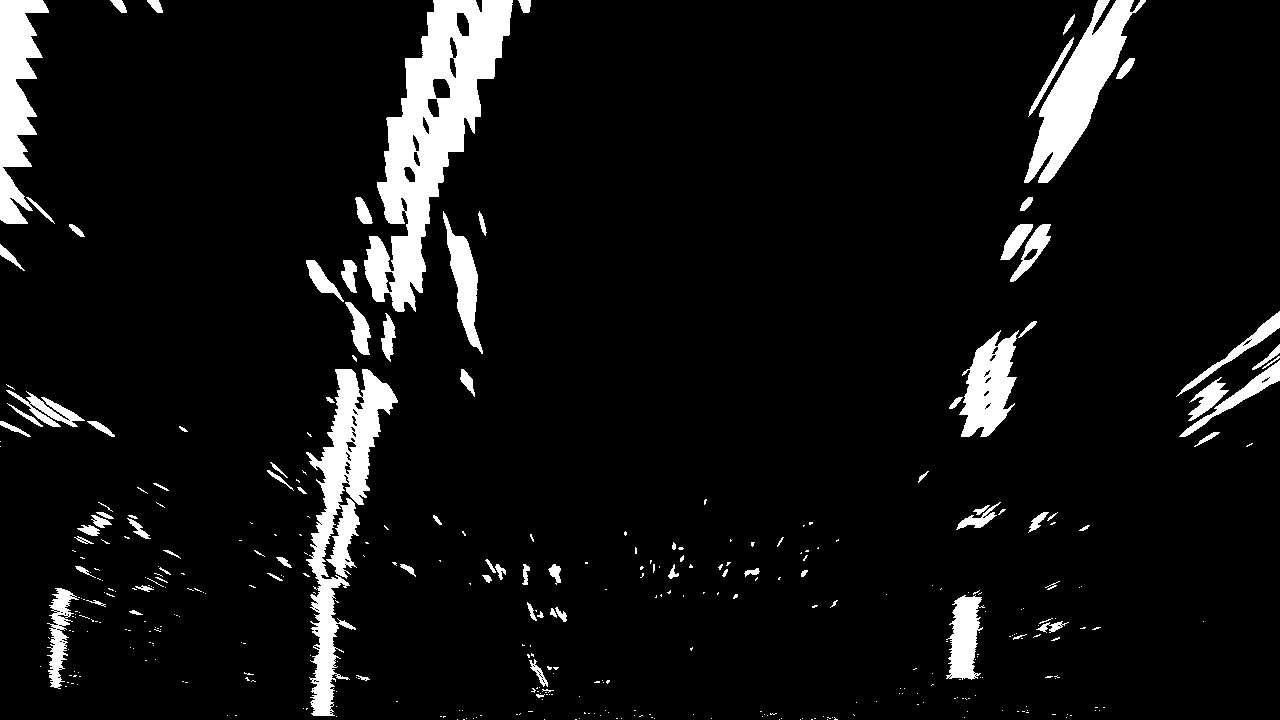
#> input picture Lesson8_AdvancedComputerVision/LectureImages/warped_example.jpg, 1280 x 720 px
$ jupyter execute Lesson8-1_AdvancedComputerVision.ipynb   (older library calls are emulated)
#> lines starting #> are read from the running program, lines starting #| are printed output that depends on the picture; after the words box and inside, x2 and y2 are one past the last pixel; in counts of white or black regions, pixels touching at a corner belong together
# Lesson8 Advanced Computer Vision - 1

## Preprocessing Image

1. Camera Calibration
2. Distortion Correction
3. Color & Gradient Threshold
4. Perspective Transform

## 1. Finding the Lines - Histogram Peaks

After applying calibration, thresholding, and a perspective transform to a road image, you should have a binary image where the lane lines stand out clearly. However, you still need to decide explicitly which pixels are part of the lines and which belong to the left line and which belong to the right line.

Plotting a histogram of where the binary activations occur across the image is one potential solution for this. In the quiz below, let's take a couple quick steps to create our histogram!

[cell 1]
import numpy as np
import matplotlib.image as mpimg
import matplotlib.pyplot as plt

# Load our image
# `mpimg.imread` will load .jpg as 0-255, so normalize back to 0-1
img = mpimg.imread('LectureImages/warped_example.jpg')/255

bottom_half = img[int(img.shape[0] / 2):, :]
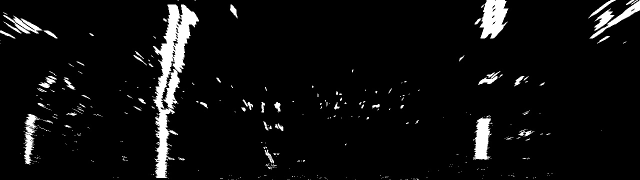
#> bottom_half: shape (360, 1280) float64 (shown at 1/2 size); min 0, max 1, mean 0.0563

f, (ax1, ax2) = plt.subplots(1, 2, figsize = (32, 9))
f.tight_layout()
ax1.imshow(img, cmap = 'gray')
ax2.imshow(bottom_half, cmap = 'gray')
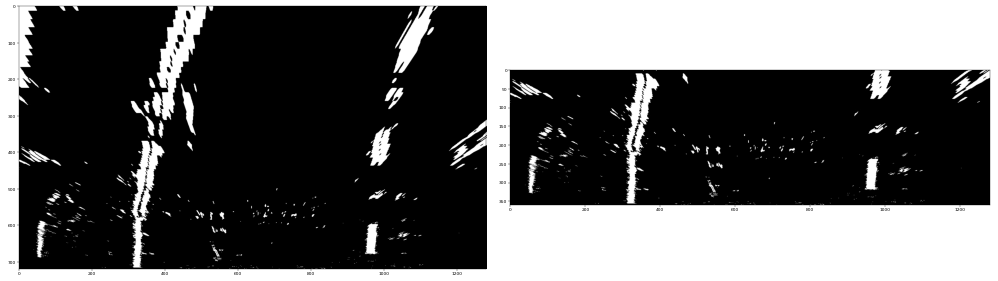
#> figure drawn by matplotlib, 2 panels

[cell 2]
def hist(img):
    # Grab only the bottom half of the image
    # Lane lines are likely to be mostly vertical nearest to the car
    bottom_half = img[img.shape[0]//2:,:]
    # Note : operator '//' means Quotient(몫)

    # Sum across image pixels vertically - make sure to set an `axis`
    # i.e. the highest areas of vertical lines should be larger values
    histogram = np.sum(bottom_half, axis=0)
#> histogram = 1280 values, max 244.9 at index 327, min 0 at index 208, mean 20.28

    return histogram

# Create histogram of image binary activations
histogram = hist(img)

# Visualize the resulting histogram
plt.plot(histogram)
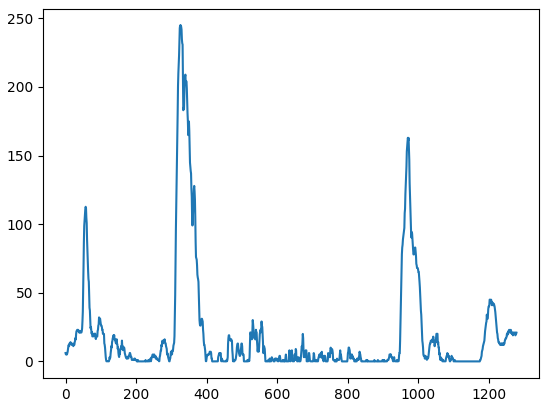
#> figure drawn by matplotlib, 1 panel; curve peaks at x = 327, y = 244.9

## 2. Finding Lane Lines - Sliding Window

As shown in the previous animation, we can use the two highest peaks from our histogram as a starting point for determining where the lane lines are, and then use sliding windows moving upward in the image (further along the road) to determine where the lane lines go.

### Split the histogram for the two lines
The first step we'll take is to split the histogram into two sides, one for each lane line.

[cell 3]
import numpy as np
import cv2
import matplotlib.pyplot as plt
import matplotlib.image as mpimg

# Assuming you have created a warped binary image called "binary_warped"
binary_warped = mpimg.imread('LectureImages/warped_example.jpg')
#> binary_warped is the input picture: shape (720, 1280); min 0, max 255, mean 18.5

# Take a histogram of the bottom half of the image
histogram = np.sum(binary_warped[binary_warped.shape[0]//2:,:], axis=0)
#> histogram = 1280 values, max 62445 at index 327, min 0 at index 208, mean 5170.2

# Create an output image to draw on and visualize the result
out_img = np.dstack((binary_warped, binary_warped, binary_warped))

# Find the peak of the left and right halves of the histogram
# These will be the starting point for the left and right lines
midpoint = np.int(histogram.shape[0]//2)
leftx_base = np.argmax(histogram[:midpoint])
#> leftx_base = 327
rightx_base = np.argmax(histogram[midpoint:]) + midpoint
#> rightx_base = 971

### Set up windows and window hyperparameters

Our next step is to set a few hyperparameters related to our sliding windows, and set them up to iterate across the binary activations in the image. We have some base hyperparameters below, but don't forget to try out different values in your own implementation to see what works best!

#### Functions
- <code>np.nonzero()</code> : 배열의 0이 아닌 index를 차원 별로 1D-array로 return
    - Example
    ```python
    >>> a = np.array([[1, 0, 7], [8, 1, 0], [1, 0, 0]])
    >>> a.nonzero()
    (array([0, 0, 1, 1, 2]), array([0, 2, 0, 1, 0]))
    ```

    \begin{pmatrix} 1 & 0 & 7 \\ 8 & 1 & 0 \\ 1 & 0 & 0 \end{pmatrix}

    위의 matrix에서 0이 아닌 값을 가지는 배열의 index는 (0,0), (0,2), (1,0), (1,1), (2, 0) 총 다섯개 이고,
    각각 차원별로 첫번째 인덱스의 경우는 \[0, 0, 1, 1, 2\], 두번째 인덱스의 경우는 \[0, 2, 0, 1, 0\]으로 나타나진다.

    해당 결과를 <code>np.transpose(a.nonzero())</code>로 시켜주면
    ```python
    >>> np.transpose(np.nonzero(a))
    array([[0, 0], [0, 2], [1, 0], [1, 1], [2, 0]])
    ```
    0이 아닌 index를 얻을 수 있다

[cell 4]
# HYPERPARAMETERS
# Choose the number of sliding windows
nwindows = 9

# Set the width of the windows +/- margin
margin = 100

# Set minimum number of pixels found to recenter window
minpix = 50

# Set height of windows - based on nwindows above and image shape
window_height = np.int(binary_warped.shape[0]//nwindows)

# Identify the x and y positions of all nonzero (i.e. activated) pixels in the image
# nonzero
nonzero = binary_warped.nonzero()
#> nonzero = 89486 positions, rows 0 to 719, columns 0 to 1279
nonzeroy = np.array(nonzero[0])
nonzerox = np.array(nonzero[1])

# Current positions to be updated later for each window in nwindows
leftx_current = leftx_base
#> leftx_current = 327
rightx_current = rightx_base
#> rightx_current = 971

# Create empty lists to receive left and right lane pixel indices
left_lane_inds = []
right_lane_inds = []

### Iterate through <code>nwindows</code> to track curvature
Now that we've set up what the windows look like and have a starting point, we'll want to loop for <code>nwindows</code>, with the given window sliding left or right if it finds the mean position of activated pixels within the window to have shifted.

You'll implement this part in the quiz below, but here's a few steps to get you started:

1. Loop through each window in <code>nwindows</code>

2. Find the boundaries of our current window. This is based on a combination of the current window's starting point (<code>leftx_current</code> and <code>rightx_current</code>), as well as the <code>margin</code> you set in the hyperparameters.

3. Use <code>cv2.rectangle</code> to draw these window boundaries onto our visualization image <code>out_img</code>. This is required for the quiz, but you can skip this step in practice if you don't need to visualize where the windows are.

4. Now that we know the boundaries of our window, find out which activated pixels from <code>nonzeroy</code> and <code>nonzerox</code> above actually fall into the window.

5. Append these to our lists <code>left_lane_inds</code> and <code>right_lane_inds</code>.

6. If the number of pixels you found in Step 4 are greater than your hyperparameter <code>minpix</code>, re-center our window (i.e. <code>leftx_current</code> or <code>rightx_current</code>) based on the mean position of these pixels.

#### Functions
- <code>cv2.rectangle(img, start, end, color, thickness)</code>
    - Parameters:
        - img – 그림을 그릴 이미지
        - start – 시작 좌표(ex; (0,0))
        - end – 종료 좌표(ex; (500. 500))
        - color – BGR형태의 Color(ex; (255, 0, 0) -> Blue)
        - thickness (int) – 선의 두께. pixel

[cell 5]
# Step through the windows one by one
# for window in range(nwindows):
for window in range(nwindows):
    # Identify window boundaries in x and y (and right and left)
    win_y_low = binary_warped.shape[0] - (window+1)*window_height
    win_y_high = binary_warped.shape[0] - window*window_height
    ### TO-DO: Find the four below boundaries of the window ###
    win_xleft_low = leftx_current - margin  # Update this
    win_xleft_high = leftx_current + margin  # Update this
    win_xright_low = rightx_current - margin  # Update this
    win_xright_high = rightx_current + margin  # Update this

    # Draw the windows on the visualization image
    cv2.rectangle(out_img,(win_xleft_low,win_y_low),
    (win_xleft_high,win_y_high),(0,255,0), 2)
    cv2.rectangle(out_img,(win_xright_low,win_y_low),
    (win_xright_high,win_y_high),(0,255,0), 2)

    ### TO-DO: Identify the nonzero pixels in x and y within the window ###
    good_left_inds = ((nonzerox >= win_xleft_low) & (nonzerox < win_xleft_high) & (nonzeroy >= win_y_low) & (nonzeroy < win_y_high)).nonzero()[0]
    good_right_inds = ((nonzerox >= win_xright_low) & (nonzerox < win_xright_high) & (nonzeroy >= win_y_low) & (nonzeroy < win_y_high)).nonzero()[0]

    # Append these indices to the lists
    left_lane_inds.append(good_left_inds)
    right_lane_inds.append(good_right_inds)

    ### TO-DO: If you found > minpix pixels, recenter next window ###
    ### (`right` or `leftx_current`) on their mean position ###
    if(len(good_left_inds) > minpix):
        leftx_current = np.int(np.mean(nonzerox[good_left_inds]))
    if(len(good_right_inds) > minpix):
        rightx_current = np.int(np.mean(nonzerox[good_right_inds]))
#> this loop made 9 passes
#> (win_xleft_low, win_xleft_high, win_xright_low, win_xright_high, leftx_current, rightx_current) on passes 1 to 8: (227, 427, 871, 1071, 319, 968), (219, 419, 868, 1068, 327, 989), (227, 427, 889, 1089, 329, 1002), (229, 429, 902, 1102, 344, 977), (244, 444, 877, 1077, 366, 992), (266, 466, 892, 1092, 391, 1021), (291, 491, 921, 1121, 411, 1036), (311, 511, 936, 1136, 432, 1063)
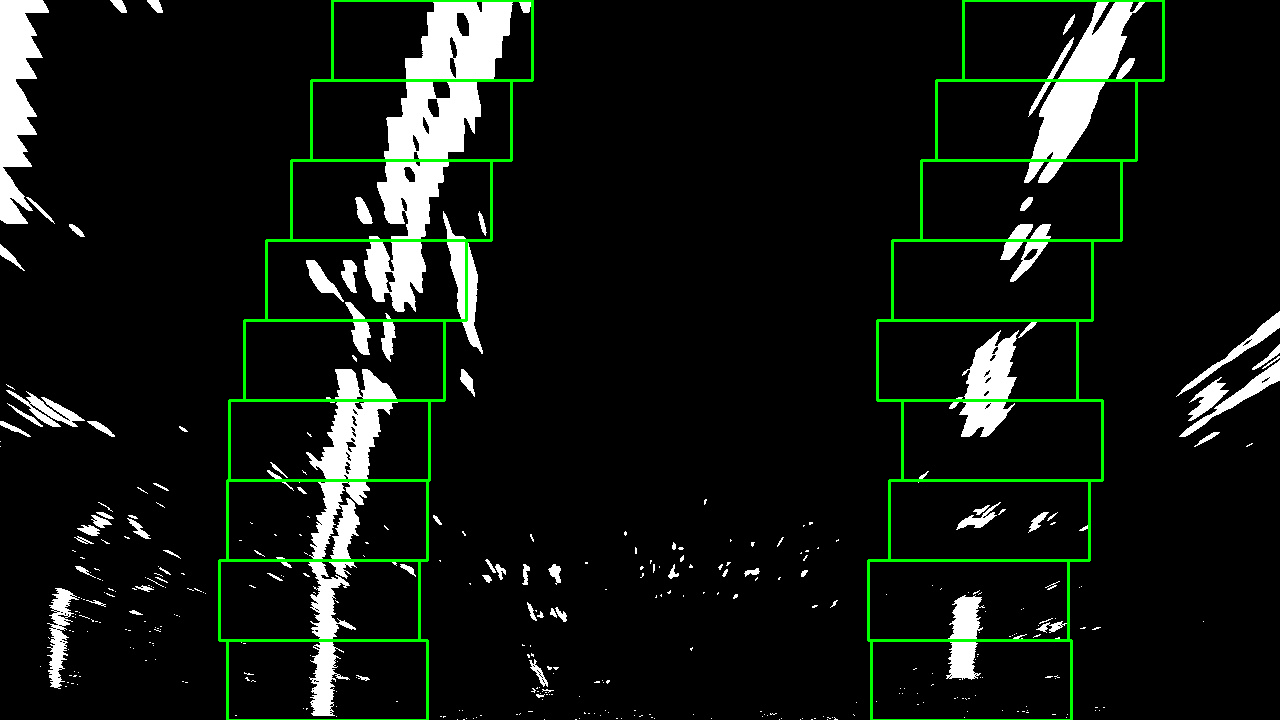
#> out_img: shape (720, 1280, 3); 2.18% of pixels changed, all inside (x1, y1, x2, y2) = (218, 0, 1165, 720); drawn as R, G, B
#> after the loop, left_lane_inds = 9 items; right_lane_inds = 9 items

[cell 6]
plt.figure(figsize = (24, 9))
plt.imshow(out_img)

### Fit a polynomial
Now that we have found all our pixels belonging to each line through the sliding window method, it's time to fit a polynomial to the line. First, we have a couple small steps to ready our pixels.

[cell 7]
# Concatenate the arrays of indices (previously was a list of lists of pixels)
left_lane_inds = np.concatenate(left_lane_inds)
right_lane_inds = np.concatenate(right_lane_inds)

# Extract left and right line pixel positions
leftx = nonzerox[left_lane_inds]
lefty = nonzeroy[left_lane_inds]
rightx = nonzerox[right_lane_inds]
righty = nonzeroy[right_lane_inds]

[cell 8]
### TO-DO: Fit a second order polynomial to each using `np.polyfit` ###
left_fit = np.polyfit(lefty, leftx, 2)
#> left_fit = [0.000223, -0.391, 478.1]
right_fit = np.polyfit(righty, rightx, 2)
#> right_fit = [0.00042, -0.48, 1115.2]

# Generate x and y values for plotting
ploty = np.linspace(0, binary_warped.shape[0]-1, binary_warped.shape[0] )
try:
    left_fitx = left_fit[0]*ploty**2 + left_fit[1]*ploty + left_fit[2]
#> left_fitx = 720 values, max 478.1 at index 0, min 312.5 at index 719, mean 376.1
    right_fitx = right_fit[0]*ploty**2 + right_fit[1]*ploty + right_fit[2]
#> right_fitx = 720 values, max 1115.2 at index 0, min 978.2 at index 571, mean 1015.2
except TypeError:
    # Avoids an error if `left` and `right_fit` are still none or incorrect
    print('The function failed to fit a line!')
    left_fitx = 1*ploty**2 + 1*ploty
    right_fitx = 1*ploty**2 + 1*ploty

## Visualization ##
# Colors in the left and right lane regions
out_img[lefty, leftx] = [255, 0, 0]
out_img[righty, rightx] = [0, 0, 255]
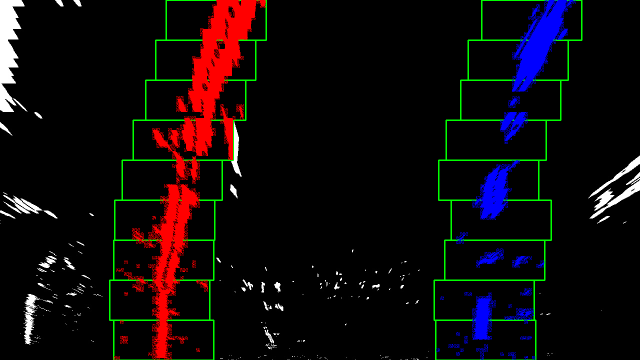
#> out_img: shape (720, 1280, 3) (shown at 1/2 size); mean of channels 0, 1, 2 15.8, 9.5, 10.6; drawn as R, G, B

# Plots the left and right polynomials on the lane lines
plt.plot(left_fitx, ploty, color='yellow')
plt.plot(right_fitx, ploty, color='yellow')
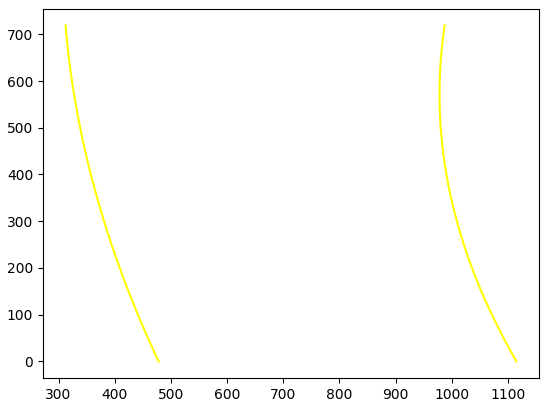
#> figure drawn by matplotlib, 1 panel

We'll let you implement the function for the polynomial in the quiz below using <code>np.polyfit</code>.

Take note of how we fit the lines above - while normally you calculate a y-value for a given x, here we do the opposite. Why? Because we expect our lane lines to be (mostly) vertically-oriented.

### Visualization
Once you reach this point, you're done! But here is how you can visualize the result as well:

[cell 9]
out_img[lefty, leftx] = [255, 0, 0]
out_img[righty, rightx] = [0, 0, 255]

plt.plot(left_fitx, ploty, color='yellow')
plt.plot(right_fitx, ploty, color='yellow')
plt.xlim(0, 1280)
plt.ylim(720, 0)
plt.imshow(out_img)
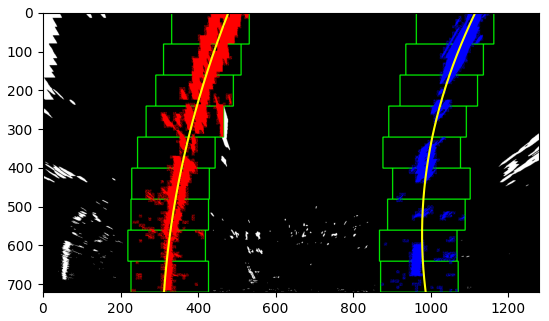
#> figure drawn by matplotlib, 1 panel

### Quiz
In the below quiz, implement the following (see <code>TO-DO</code>'s):

* Steps 2, 4 and 6 from above within the for loop in find_lane_pixels() - find the window boundaries, find all pixels within those boundaries, and if there are more than minpix, slide the window over to the mean of these pixels.
* Fit a polynomial to all the relevant pixels you've found in your sliding windows in fit_polynomial().

[cell 10]
import numpy as np
import matplotlib.image as mpimg
import matplotlib.pyplot as plt
import cv2

# Load our image
binary_warped = mpimg.imread('LectureImages/warped_example.jpg')

def find_lane_pixels(binary_warped):
    # Take a histogram of the bottom half of the image
    histogram = np.sum(binary_warped[binary_warped.shape[0]//2:,:], axis=0)
#> (the rest of the program and of its run is left out)
